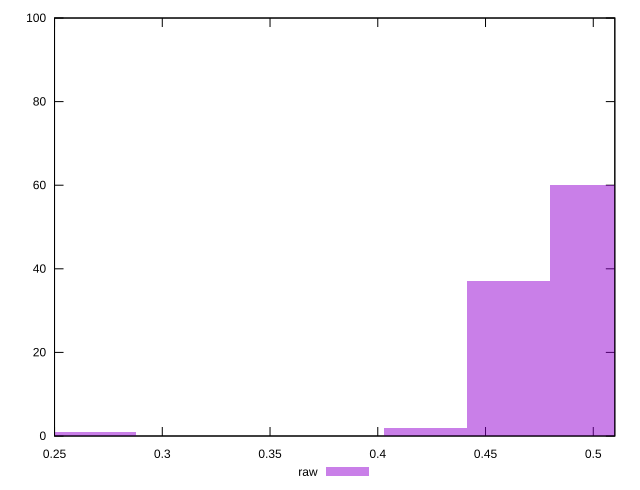

Write gnuplot code to recreate this figure.
reset

$raw <<EOF
0.2687302533774902 1
0.4990704705581961 60
0.46068043436141176 37
0.42229039816462743 2
EOF

set key outside below
set boxwidth 0.03839003619678431
set xrange [0.25:0.51]
set yrange [0:100]
set trange [0:100]
set style fill transparent solid 0.5 noborder
set terminal svg size 640, 490 enhanced background rgb 'white'
set output "report_00016_2021-02-10T13-31-48.338Z/meta/score/samples/pages+cached/raw/histogram.svg"

plot $raw title "raw" with boxes

reset
